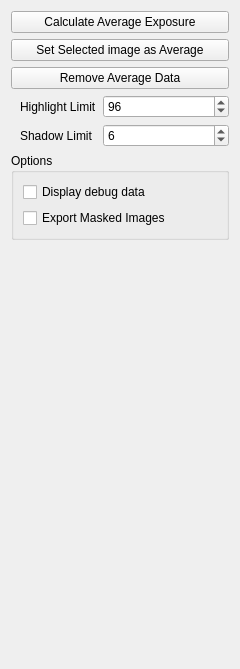
      <widget class="QWidget" name="averageExposureToolsTab">
       <property name="geometry">
        <rect>
         <x>0</x>
         <y>0</y>
         <width>240</width>
         <height>669</height>
        </rect>
       </property>
       <attribute name="label">
        <string>Average Exposure Tools</string>
       </attribute>
       <layout class="QFormLayout" name="formLayout_3">
        <item row="0" column="0" colspan="2">
         <widget class="QPushButton" name="calculateAverageExposurePushbutton">
          <property name="text">
           <string>Calculate Average Exposure</string>
          </property>
         </widget>
        </item>
        <item row="1" column="0" colspan="2">
         <widget class="QPushButton" name="setSelectedImageAsAveragePushbutton">
          <property name="text">
           <string>Set Selected image as Average</string>
          </property>
         </widget>
        </item>
        <item row="2" column="0" colspan="2">
         <widget class="QPushButton" name="removeAverageDataPushbutton">
          <property name="text">
           <string>Remove Average Data</string>
          </property>
         </widget>
        </item>
        <item row="3" column="1">
         <widget class="QSpinBox" name="highlightLimitSpinBox">
          <property name="value">
           <number>96</number>
          </property>
         </widget>
        </item>
        <item row="4" column="0">
         <widget class="QLabel" name="label_13">
          <property name="text">
           <string>Shadow Limit</string>
          </property>
          <property name="indent">
           <number>9</number>
          </property>
         </widget>
        </item>
        <item row="4" column="1">
         <widget class="QSpinBox" name="shadowLimitSpinBox">
          <property name="value">
           <number>6</number>
          </property>
         </widget>
        </item>
        <item row="5" column="0" colspan="2">
         <widget class="QGroupBox" name="groupBox_2">
          <property name="title">
           <string>Options</string>
          </property>
          <layout class="QVBoxLayout" name="verticalLayout">
           <item>
            <widget class="QCheckBox" name="displayDebugExposureDataCheckBox">
             <property name="sizePolicy">
              <sizepolicy hsizetype="Minimum" vsizetype="Fixed">
               <horstretch>0</horstretch>
               <verstretch>0</verstretch>
              </sizepolicy>
             </property>
             <property name="sizeIncrement">
              <size>
               <width>0</width>
               <height>0</height>
              </size>
             </property>
             <property name="font">
              <font>
               <pointsize>9</pointsize>
              </font>
             </property>
             <property name="toolTip">
              <string>Display overlays over each image showing the hot and cold spots of each image</string>
             </property>
             <property name="text">
              <string>Display debug data</string>
             </property>
            </widget>
           </item>
           <item>
            <widget class="QCheckBox" name="exportMaskedImagesCheckBox">
             <property name="text">
              <string>Export Masked Images</string>
             </property>
            </widget>
           </item>
          </layout>
         </widget>
        </item>
        <item row="3" column="0">
         <widget class="QLabel" name="label_12">
          <property name="text">
           <string>Highlight Limit</string>
          </property>
          <property name="indent">
           <number>9</number>
          </property>
         </widget>
        </item>
       </layout>
      </widget>
